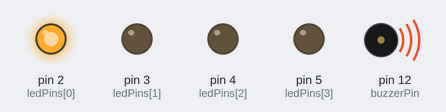
A sketch run on a simulated Arduino Uno, built with avr-gcc and run on an emulated ATmega328P. Shown: output pins drawn as LEDs (lit = HIGH), buzzer (waves = sounding).

Above: at 0.2 s.
At 1.2 s:
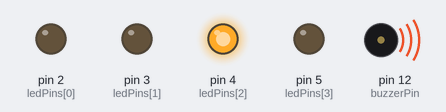
At 1.7 s:
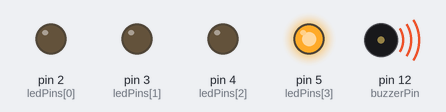
At 3.8 s:
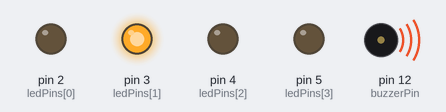
At 5.6 s:
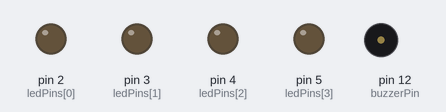
Timing chart, 0 to 7.1 s (numbered marks = the images above):
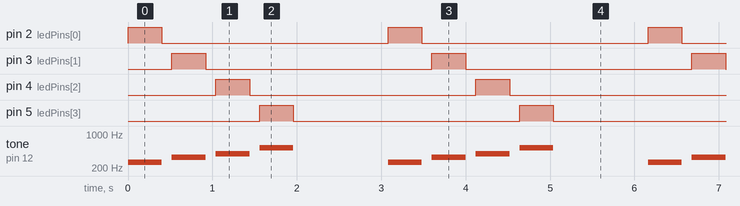

The sketch:

b5_02_functions_worked.ino
```cpp
// ==================================================================
//   BAND 5, PARTS 4 AND 5  -  YOUR FIRST FUNCTION
//
//   WHAT IT DOES
//     Lights each of the four lights in turn, each with its own note.
//
//   WHAT IS NEW HERE
//     playStep is a function: a named group of instructions that
//     you wrote, which runs only when a line asks for it by name.
//
//     Without it, this sketch would be twenty nearly identical
//     lines. With it, it is four, and the 400 exists in one place.
//
//     Change the 400 inside playStep and all four steps change.
//     That is the whole point.
//
//   WIRING
//     Light 1  long b3,  short b4.  Resistor a3 to a1.   Wire b1 to pin 2.
//     Light 2  long b7,  short b8.  Resistor a7 to a5.   Wire b5 to pin 3.
//     Light 3  long b11, short b12. Resistor a11 to a9.  Wire b9 to pin 4.
//     Light 4  long b15, short b16. Resistor a15 to a13. Wire b13 to pin 5.
//
//     The pin wire goes in row b, not row a, because the resistor
//     leg is already in the row a hole and a hole takes ONE leg.
//     Every short leg to the minus rail. Buzzer as in b5_01.
//     One wire from the minus rail to a GND pin.
// ==================================================================

int ledPins[4] = {2, 3, 4, 5};
int notes[4] = {262, 330, 392, 523};
int buzzerPin = 12;

void playStep(int which) {
  digitalWrite(ledPins[which], HIGH);
  tone(buzzerPin, notes[which]);
  delay(400);

  digitalWrite(ledPins[which], LOW);
  noTone(buzzerPin);
  delay(120);
}

void setup() {
  for (int i = 0; i < 4; i = i + 1) {
    pinMode(ledPins[i], OUTPUT);
  }
  pinMode(buzzerPin, OUTPUT);
}

void loop() {
  playStep(0);
  playStep(1);
  playStep(2);
  playStep(3);

  delay(1000);
}
```

Measured:
- by itself, pin 2 (ledPins[0]), pin 3 (ledPins[1]), pin 4 (ledPins[2]), pin 5 (ledPins[3]): alternates HIGH for 0.40 s and LOW for 2.7 s
- by itself, tone on pin 12 (buzzerPin): repeats every 3.1 s: silent 0.12 s, 330 Hz 0.40 s, silent 0.12 s, 392 Hz 0.40 s, silent 0.12 s, 523 Hz 0.40 s, silent 1.1 s, 262 Hz 0.40 s
